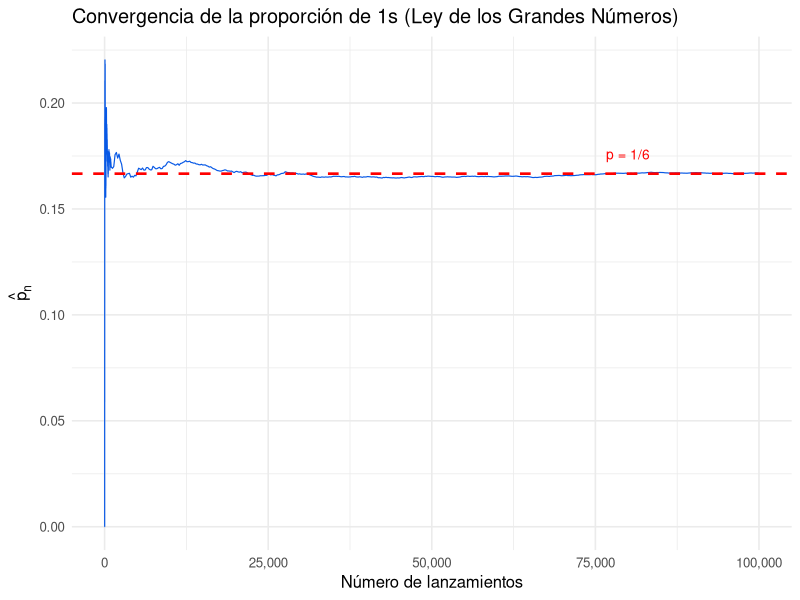
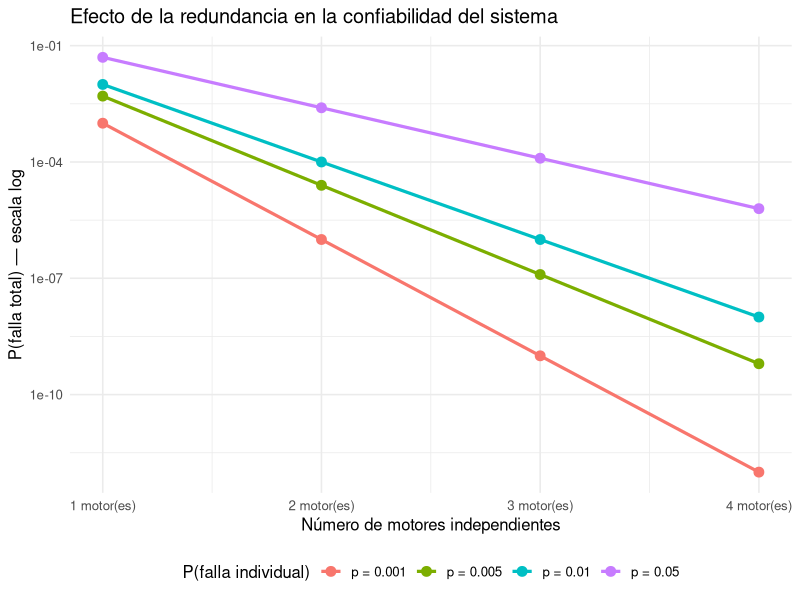
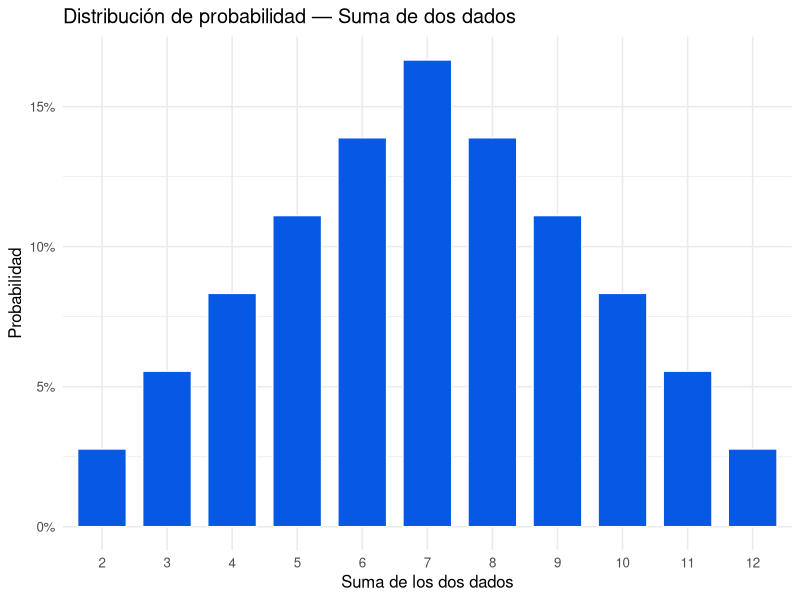
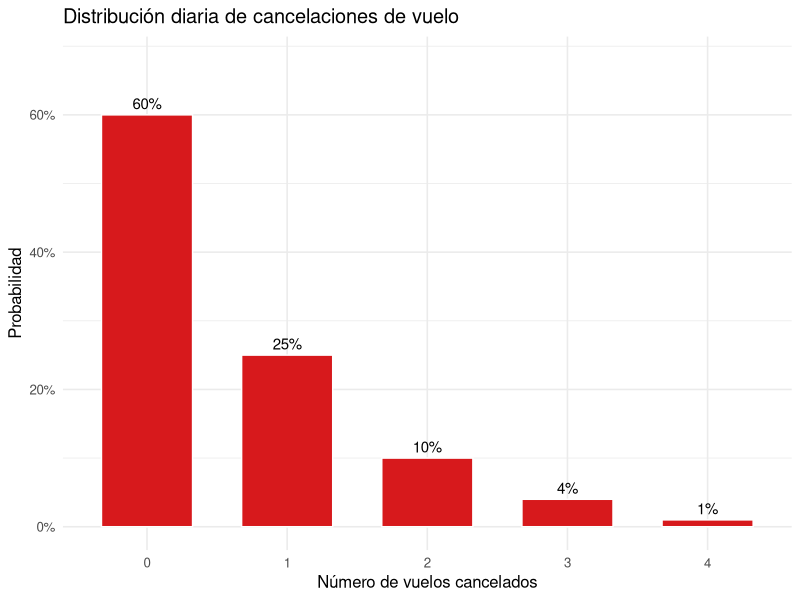
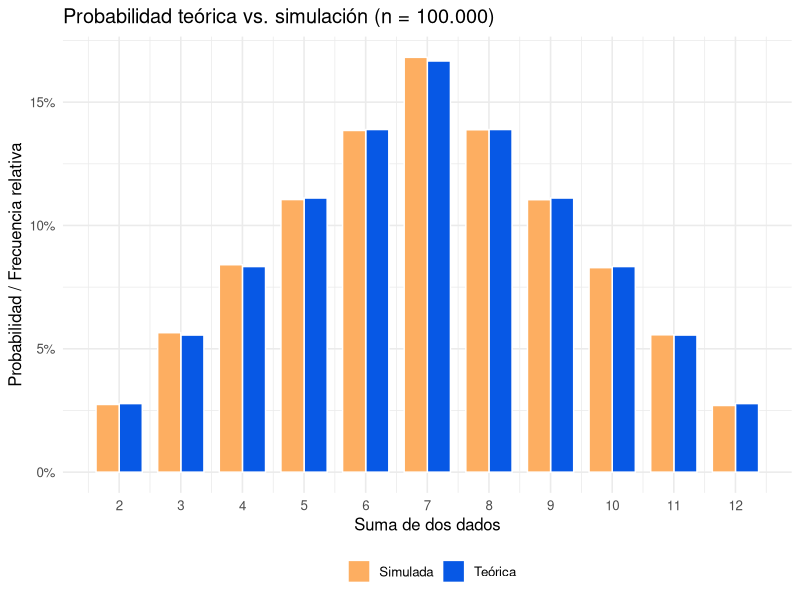

The R source for these figures, in order:
## ---- chunk 1
#| label: setup
#| include: false
library(ggplot2)
library(dplyr)
library(tidyr)
library(scales)
## ---- chunk 2
#| label: fig-lln
#| fig-cap: "Proporción acumulada de 1s al lanzar un dado 100.000 veces. La línea roja punteada indica la probabilidad teórica p = 1/6 ≈ 0,167. Las oscilaciones iniciales se amortiguan progresivamente."
#| echo: true

set.seed(123)
n <- 100000

# Simulamos n lanzamientos de un dado justo
lanzamientos <- sample(1:6, n, replace = TRUE)

# Proporción acumulada de 1s tras cada lanzamiento
prop_acum <- cumsum(lanzamientos == 1) / seq_along(lanzamientos)

# Seleccionamos puntos para graficar más ágilmente
idx <- unique(c(1:1000, seq(1000, n, by = 200)))

ggplot(data.frame(tiro = idx, prop = prop_acum[idx]),
       aes(x = tiro, y = prop)) +
  geom_line(color = "#0758E5", linewidth = 0.4) +
  geom_hline(yintercept = 1/6, linetype = "dashed",
             color = "red", linewidth = 0.9) +
  scale_x_continuous(labels = comma) +
  annotate("text", x = 80000, y = 1/6 + 0.009,
           label = "p = 1/6", color = "red", size = 3.5) +
  labs(x = "Número de lanzamientos",
       y = expression(hat(p)[n]),
       title = "Convergencia de la proporción de 1s (Ley de los Grandes Números)") +
  theme_minimal(base_size = 12)
## ---- chunk 3
#| label: fig-redundancia
#| fig-cap: "Probabilidad de falla total del sistema en escala logarítmica, en función del número de motores independientes, para cuatro niveles de probabilidad individual de falla."
#| echo: true

p_vals <- c(0.001, 0.005, 0.01, 0.05)
k_vals <- 1:4

# P(todos fallen) = p^k, por la regla de multiplicación de independientes
df_red <- expand.grid(p = p_vals, k = k_vals) |>
  mutate(
    p_falla_total = p^k,
    etiqueta_p    = paste0("p = ", p)
  )

ggplot(df_red, aes(x = k, y = p_falla_total,
                   color = etiqueta_p, group = etiqueta_p)) +
  geom_line(linewidth = 1.1) +
  geom_point(size = 3) +
  scale_y_log10(labels = scientific) +
  scale_x_continuous(breaks = 1:4,
                     labels = paste(1:4, "motor(es)")) +
  labs(x = "Número de motores independientes",
       y = "P(falla total) — escala log",
       color = "P(falla individual)",
       title = "Efecto de la redundancia en la confiabilidad del sistema") +
  theme_minimal(base_size = 12) +
  theme(legend.position = "bottom")
## ---- chunk 4
#| label: tbl-dados
#| tbl-cap: "Distribución de probabilidad para la suma de dos dados. La suma de la columna Probabilidad es exactamente 1."

sumas <- 2:12
casos <- c(1, 2, 3, 4, 5, 6, 5, 4, 3, 2, 1)
probs <- casos / 36

knitr::kable(
  data.frame(
    Suma         = sumas,
    Casos        = casos,
    Fraccion     = paste0(casos, "/36"),
    Probabilidad = round(probs, 4)
  ),
  col.names = c("Suma", "Casos favorables", "Fracción", "Probabilidad"),
  align = "cccc"
)
## ---- chunk 5
#| label: fig-dice-dist
#| fig-cap: "Distribución de probabilidad de la suma de dos dados. La forma triangular simétrica refleja que hay más maneras de producir sumas intermedias que sumas extremas."
#| echo: true

df_dados <- data.frame(
  suma = 2:12,
  prob = c(1, 2, 3, 4, 5, 6, 5, 4, 3, 2, 1) / 36
)

ggplot(df_dados, aes(x = as.factor(suma), y = prob)) +
  geom_col(fill = "#0758E5", color = "white", width = 0.75) +
  scale_y_continuous(labels = percent_format(accuracy = 1)) +
  labs(x = "Suma de los dos dados", y = "Probabilidad",
       title = "Distribución de probabilidad — Suma de dos dados") +
  theme_minimal(base_size = 12)
## ---- chunk 6
#| label: fig-vuelos
#| fig-cap: "Distribución de probabilidad para el número de vuelos cancelados por día. El 60 % de los días no se cancela ningún vuelo."
#| echo: true

df_vuelos <- data.frame(
  x = 0:4,
  p = c(0.60, 0.25, 0.10, 0.04, 0.01)
)

ggplot(df_vuelos, aes(x = factor(x), y = p)) +
  geom_col(fill = "#D7191C", color = "white", width = 0.65) +
  geom_text(aes(label = percent(p, accuracy = 1)),
            vjust = -0.5, size = 3.8) +
  scale_y_continuous(labels = percent_format(accuracy = 1),
                     limits = c(0, 0.68)) +
  labs(x = "Número de vuelos cancelados", y = "Probabilidad",
       title = "Distribución diaria de cancelaciones de vuelo") +
  theme_minimal(base_size = 12)
## ---- chunk 7
#| label: fig-sim-comparacion
#| fig-cap: "Comparación entre probabilidades teóricas (azul) y frecuencias simuladas (naranja) para la suma de dos dados con n = 100.000 lanzamientos. La Ley de los Grandes Números garantiza el estrecho acuerdo entre ambas."
#| echo: true

set.seed(2026)
n_sim <- 100000

# Simulamos dos dados y calculamos su suma
dado1    <- sample(1:6, n_sim, replace = TRUE)
dado2    <- sample(1:6, n_sim, replace = TRUE)
suma_sim <- dado1 + dado2

# Frecuencias relativas observadas
freq_obs <- as.data.frame(table(suma_sim) / n_sim)
names(freq_obs) <- c("suma", "freq_obs")
freq_obs$suma   <- as.integer(as.character(freq_obs$suma))

# Probabilidades teóricas
df_teo <- data.frame(
  suma     = 2:12,
  prob_teo = c(1, 2, 3, 4, 5, 6, 5, 4, 3, 2, 1) / 36
)

# Fusionamos y pasamos a formato largo para ggplot
df_comp <- merge(df_teo, freq_obs, by = "suma") |>
  pivot_longer(cols = c("prob_teo", "freq_obs"),
               names_to = "tipo", values_to = "valor") |>
  mutate(tipo = ifelse(tipo == "prob_teo", "Teórica", "Simulada"))

ggplot(df_comp, aes(x = suma, y = valor, fill = tipo)) +
  geom_col(position = "dodge", width = 0.75, color = "white") +
  scale_x_continuous(breaks = 2:12) +
  scale_y_continuous(labels = percent_format(accuracy = 1)) +
  scale_fill_manual(values = c("Teórica" = "#0758E5",
                               "Simulada" = "#FDAE61")) +
  labs(x = "Suma de dos dados",
       y = "Probabilidad / Frecuencia relativa",
       fill = "",
       title = "Probabilidad teórica vs. simulación (n = 100.000)") +
  theme_minimal(base_size = 12) +
  theme(legend.position = "bottom")
